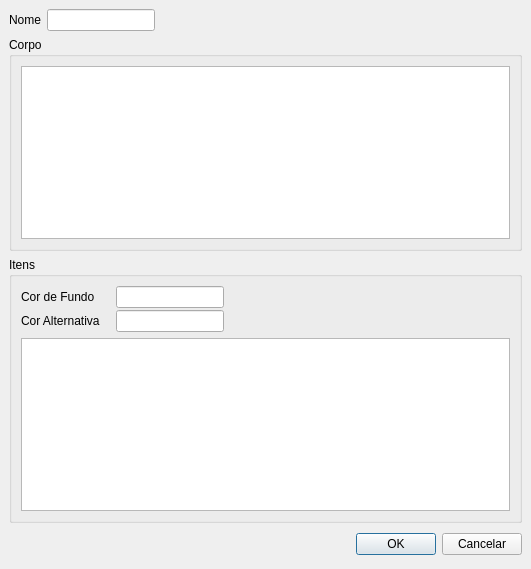
<ui version="4.0" >
 <author></author>
 <comment></comment>
 <exportmacro></exportmacro>
 <class>ModeloItem</class>
 <widget class="QDialog" name="ModeloItem" >
  <property name="geometry" >
   <rect>
    <x>0</x>
    <y>0</y>
    <width>531</width>
    <height>569</height>
   </rect>
  </property>
  <property name="windowTitle" >
   <string>Modelo</string>
  </property>
  <property name="windowIcon" >
   <iconset resource="../res/rs.qrc" >:/png/buttons/16/frameprint.png</iconset>
  </property>
  <layout class="QGridLayout" >
   <property name="margin" >
    <number>9</number>
   </property>
   <property name="spacing" >
    <number>6</number>
   </property>
   <item row="2" column="0" >
    <widget class="QGroupBox" name="groupBox_2" >
     <property name="title" >
      <string>Itens</string>
     </property>
     <layout class="QGridLayout" >
      <property name="margin" >
       <number>9</number>
      </property>
      <property name="spacing" >
       <number>6</number>
      </property>
      <item row="0" column="0" >
       <layout class="QHBoxLayout" >
        <property name="margin" >
         <number>0</number>
        </property>
        <property name="spacing" >
         <number>0</number>
        </property>
        <item>
         <layout class="QVBoxLayout" >
          <property name="margin" >
           <number>0</number>
          </property>
          <property name="spacing" >
           <number>2</number>
          </property>
          <item>
           <widget class="QLabel" name="label_2" >
            <property name="text" >
             <string>Cor de Fundo</string>
            </property>
           </widget>
          </item>
          <item>
           <widget class="QLabel" name="label_3" >
            <property name="text" >
             <string>Cor Alternativa</string>
            </property>
           </widget>
          </item>
         </layout>
        </item>
        <item>
         <layout class="QVBoxLayout" >
          <property name="margin" >
           <number>0</number>
          </property>
          <property name="spacing" >
           <number>2</number>
          </property>
          <item>
           <layout class="QHBoxLayout" >
            <property name="margin" >
             <number>0</number>
            </property>
            <property name="spacing" >
             <number>0</number>
            </property>
            <item>
             <spacer>
              <property name="orientation" >
               <enum>Qt::Horizontal</enum>
              </property>
              <property name="sizeType" >
               <enum>QSizePolicy::Fixed</enum>
              </property>
              <property name="sizeHint" >
               <size>
                <width>16</width>
                <height>20</height>
               </size>
              </property>
             </spacer>
            </item>
            <item>
             <widget class="QLineEdit" name="leFundo" >
              <property name="sizePolicy" >
               <sizepolicy>
                <hsizetype>0</hsizetype>
                <vsizetype>0</vsizetype>
                <horstretch>0</horstretch>
                <verstretch>0</verstretch>
               </sizepolicy>
              </property>
             </widget>
            </item>
            <item>
             <spacer>
              <property name="orientation" >
               <enum>Qt::Horizontal</enum>
              </property>
              <property name="sizeHint" >
               <size>
                <width>40</width>
                <height>20</height>
               </size>
              </property>
             </spacer>
            </item>
           </layout>
          </item>
          <item>
           <layout class="QHBoxLayout" >
            <property name="margin" >
             <number>0</number>
            </property>
            <property name="spacing" >
             <number>0</number>
            </property>
            <item>
             <spacer>
              <property name="orientation" >
               <enum>Qt::Horizontal</enum>
              </property>
              <property name="sizeType" >
               <enum>QSizePolicy::Fixed</enum>
              </property>
              <property name="sizeHint" >
               <size>
                <width>16</width>
                <height>20</height>
               </size>
              </property>
             </spacer>
            </item>
            <item>
             <widget class="QLineEdit" name="leFundoAlt" >
              <property name="sizePolicy" >
               <sizepolicy>
                <hsizetype>0</hsizetype>
                <vsizetype>0</vsizetype>
                <horstretch>0</horstretch>
                <verstretch>0</verstretch>
               </sizepolicy>
              </property>
             </widget>
            </item>
            <item>
             <spacer>
              <property name="orientation" >
               <enum>Qt::Horizontal</enum>
              </property>
              <property name="sizeHint" >
               <size>
                <width>40</width>
                <height>20</height>
               </size>
              </property>
             </spacer>
            </item>
           </layout>
          </item>
         </layout>
        </item>
       </layout>
      </item>
      <item row="1" column="0" >
       <widget class="QTextEdit" name="teItems" >
        <property name="font" >
         <font>
          <family>Courier</family>
          <pointsize>12</pointsize>
          <weight>50</weight>
          <italic>false</italic>
          <bold>false</bold>
          <underline>false</underline>
          <strikeout>false</strikeout>
         </font>
        </property>
        <property name="lineWrapMode" >
         <enum>QTextEdit::NoWrap</enum>
        </property>
        <property name="acceptRichText" >
         <bool>false</bool>
        </property>
       </widget>
      </item>
     </layout>
    </widget>
   </item>
   <item row="1" column="0" >
    <widget class="QGroupBox" name="groupBox" >
     <property name="title" >
      <string>Corpo</string>
     </property>
     <layout class="QGridLayout" >
      <property name="margin" >
       <number>9</number>
      </property>
      <property name="spacing" >
       <number>6</number>
      </property>
      <item row="0" column="0" >
       <widget class="QTextEdit" name="teBody" >
        <property name="font" >
         <font>
          <family>Courier</family>
          <pointsize>12</pointsize>
          <weight>50</weight>
          <italic>false</italic>
          <bold>false</bold>
          <underline>false</underline>
          <strikeout>false</strikeout>
         </font>
        </property>
        <property name="lineWrapMode" >
         <enum>QTextEdit::NoWrap</enum>
        </property>
        <property name="acceptRichText" >
         <bool>false</bool>
        </property>
       </widget>
      </item>
     </layout>
    </widget>
   </item>
   <item row="3" column="0" >
    <layout class="QHBoxLayout" >
     <property name="margin" >
      <number>0</number>
     </property>
     <property name="spacing" >
      <number>6</number>
     </property>
     <item>
      <spacer>
       <property name="orientation" >
        <enum>Qt::Horizontal</enum>
       </property>
       <property name="sizeHint" >
        <size>
         <width>131</width>
         <height>31</height>
        </size>
       </property>
      </spacer>
     </item>
     <item>
      <widget class="QPushButton" name="okButton" >
       <property name="text" >
        <string>OK</string>
       </property>
       <property name="icon" >
        <iconset resource="../res/rs.qrc" >:/png/buttons/16/agt_action_success.png</iconset>
       </property>
       <property name="default" >
        <bool>true</bool>
       </property>
      </widget>
     </item>
     <item>
      <widget class="QPushButton" name="cancelButton" >
       <property name="text" >
        <string>Cancelar</string>
       </property>
       <property name="icon" >
        <iconset resource="../res/rs.qrc" >:/png/buttons/16/agt_action_fail.png</iconset>
       </property>
      </widget>
     </item>
    </layout>
   </item>
   <item row="0" column="0" >
    <layout class="QHBoxLayout" >
     <property name="margin" >
      <number>0</number>
     </property>
     <property name="spacing" >
      <number>6</number>
     </property>
     <item>
      <widget class="QLabel" name="label" >
       <property name="text" >
        <string>Nome</string>
       </property>
      </widget>
     </item>
     <item>
      <widget class="QLineEdit" name="leModelo" >
       <property name="sizePolicy" >
        <sizepolicy>
         <hsizetype>0</hsizetype>
         <vsizetype>0</vsizetype>
         <horstretch>0</horstretch>
         <verstretch>0</verstretch>
        </sizepolicy>
       </property>
      </widget>
     </item>
     <item>
      <spacer>
       <property name="orientation" >
        <enum>Qt::Horizontal</enum>
       </property>
       <property name="sizeHint" >
        <size>
         <width>40</width>
         <height>20</height>
        </size>
       </property>
      </spacer>
     </item>
    </layout>
   </item>
  </layout>
 </widget>
 <pixmapfunction></pixmapfunction>
 <tabstops>
  <tabstop>leModelo</tabstop>
  <tabstop>teBody</tabstop>
  <tabstop>leFundo</tabstop>
  <tabstop>leFundoAlt</tabstop>
  <tabstop>teItems</tabstop>
  <tabstop>okButton</tabstop>
  <tabstop>cancelButton</tabstop>
 </tabstops>
 <resources>
  <include location="../res/rs.qrc" />
 </resources>
 <connections>
  <connection>
   <sender>cancelButton</sender>
   <signal>clicked()</signal>
   <receiver>ModeloItem</receiver>
   <slot>reject()</slot>
   <hints>
    <hint type="sourcelabel" >
     <x>369</x>
     <y>253</y>
    </hint>
    <hint type="destinationlabel" >
     <x>179</x>
     <y>282</y>
    </hint>
   </hints>
  </connection>
 </connections>
</ui>
